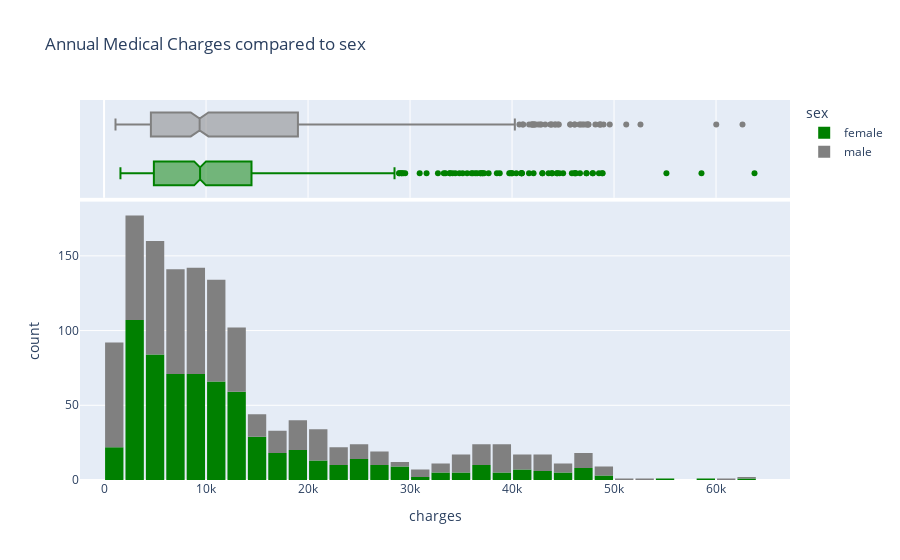

Source (notebook cell):
### Markdown cell above
Charges vs Sex

### Code cell
fig = px.histogram(medical_df, 
                   x='charges', 
                   marginal='box', 
                   color='sex', 
                   color_discrete_sequence=['green', 'grey'], 
                   title='Annual Medical Charges compared to sex')
fig.update_layout(bargap=0.1)
fig.show()

### Figure 1 — Plotly figure (JSON) as saved in the notebook; plotly's stock layout.template omitted (floating-point values rounded to 4 significant figures; data arrays with more than 128 entries replaced by an {"elided": "..."} marker saying what was removed)
{"data": [{"alignmentgroup": "True", "bingroup": "x", "hovertemplate": "sex=female<br>charges=%{x}<br>count=%{y}<extra></extra>", "legendgroup": "female", "marker": {"color": "green"}, "name": "female", "offsetgroup": "female", "orientation": "v", "showlegend": true, "type": "histogram", "x": {"elided": "662 float values"}, "xaxis": "x", "yaxis": "y"}, {"alignmentgroup": "True", "hovertemplate": "sex=female<br>charges=%{x}<extra></extra>", "legendgroup": "female", "marker": {"color": "green"}, "name": "female", "notched": true, "offsetgroup": "female", "showlegend": false, "type": "box", "x": {"elided": "662 float values"}, "xaxis": "x2", "yaxis": "y2"}, {"alignmentgroup": "True", "bingroup": "x", "hovertemplate": "sex=male<br>charges=%{x}<br>count=%{y}<extra></extra>", "legendgroup": "male", "marker": {"color": "grey"}, "name": "male", "offsetgroup": "male", "orientation": "v", "showlegend": true, "type": "histogram", "x": {"elided": "676 float values"}, "xaxis": "x", "yaxis": "y"}, {"alignmentgroup": "True", "hovertemplate": "sex=male<br>charges=%{x}<extra></extra>", "legendgroup": "male", "marker": {"color": "grey"}, "name": "male", "notched": true, "offsetgroup": "male", "showlegend": false, "type": "box", "x": {"elided": "676 float values"}, "xaxis": "x2", "yaxis": "y2"}], "layout": {"bargap": 0.1, "barmode": "relative", "legend": {"title": {"text": "sex"}, "tracegroupgap": 0}, "title": {"text": "Annual Medical Charges compared to sex"}, "xaxis": {"anchor": "y", "domain": [0, 1], "title": {"text": "charges"}}, "xaxis2": {"anchor": "y2", "domain": [0, 1], "matches": "x", "showgrid": true, "showticklabels": false}, "yaxis": {"anchor": "x", "domain": [0, 0.7326], "title": {"text": "count"}}, "yaxis2": {"anchor": "x2", "domain": [0.7426, 1], "matches": "y2", "showgrid": false, "showline": false, "showticklabels": false, "ticks": ""}}}
